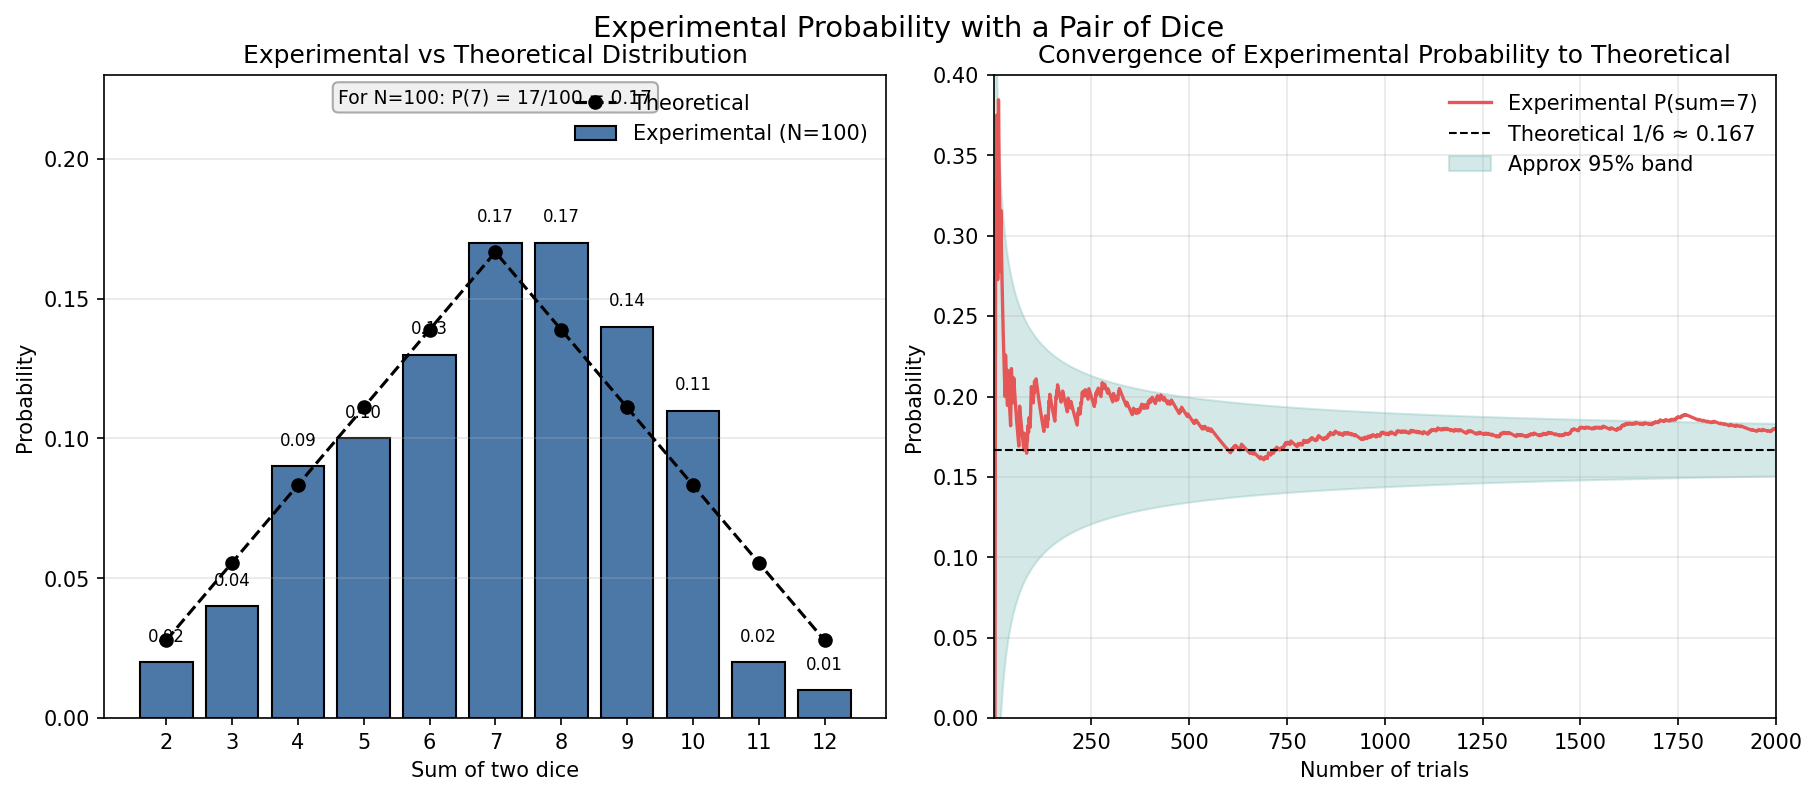

The Python source for this figure:
import numpy as np
import matplotlib.pyplot as plt

# Generate a figure illustrating experimental probability with two dice.
# Left: Experimental vs theoretical probabilities for sums (N=100 trials).
# Right: Convergence of experimental probability of sum=7 to theoretical 1/6 with increasing trials.

def simulate_sums(n, rng):
    rolls = rng.integers(1, 7, size=(n, 2))  # two fair dice
    return rolls.sum(axis=1)

def main():
    rng = np.random.default_rng(42)  # reproducible

    # Theoretical distribution for sums 2..12 from two fair dice
    sums = np.arange(2, 13)
    theo_counts = np.array([1, 2, 3, 4, 5, 6, 5, 4, 3, 2, 1], dtype=float)
    p_theory = theo_counts / 36.0

    # Part 1: A small experiment (N=100) to show experimental vs theoretical
    N_bar = 100
    s_bar = simulate_sums(N_bar, rng)
    counts_exp = np.bincount(s_bar, minlength=13)[2:13]
    p_exp = counts_exp / N_bar

    # Part 2: Convergence of experimental probability for sum=7
    N_run = 2000
    s_run = simulate_sums(N_run, rng)
    is_seven = (s_run == 7).astype(float)
    running_p = np.cumsum(is_seven) / np.arange(1, N_run + 1)

    # Approximate 95% confidence band around theoretical p using normal approx
    p = 1.0 / 6.0
    n_vals = np.arange(1, N_run + 1)
    se = np.sqrt(p * (1 - p) / n_vals)
    z = 1.96
    upper = np.clip(p + z * se, 0, 1)
    lower = np.clip(p - z * se, 0, 1)

    # Plot
    fig, axes = plt.subplots(1, 2, figsize=(12, 5), dpi=150, constrained_layout=True)
    ax0, ax1 = axes

    # Left subplot: bar chart vs theoretical
    ax0.bar(sums, p_exp, width=0.8, color="#4C78A8", edgecolor="black", label=f"Experimental (N={N_bar})")
    ax0.plot(sums, p_theory, color="black", marker="o", linestyle="--", label="Theoretical")

    # Annotate bar heights
    for x, y in zip(sums, p_exp):
        ax0.text(x, y + 0.006, f"{y:.2f}", ha="center", va="bottom", fontsize=8)

    # Highlight experimental P(sum=7)
    idx7 = 7 - 2
    count7 = int(counts_exp[idx7])
    p7 = p_exp[idx7]
    ax0.text(0.5, 0.98, f"For N={N_bar}: P(7) = {count7}/{N_bar} = {p7:.2f}",
             transform=ax0.transAxes, ha="center", va="top", fontsize=9,
             bbox=dict(boxstyle="round,pad=0.3", facecolor="#f0f0f0", edgecolor="#aaaaaa"))

    ax0.set_xticks(sums)
    ax0.set_xlabel("Sum of two dice")
    ax0.set_ylabel("Probability")
    ax0.set_title("Experimental vs Theoretical Distribution")
    ax0.set_ylim(0, max(0.2, p_exp.max() + 0.06))
    ax0.grid(axis='y', alpha=0.3)
    ax0.legend(frameon=False)

    # Right subplot: running experimental probability for sum=7
    ax1.plot(n_vals, running_p, color="#E45756", linewidth=1.6, label="Experimental P(sum=7)")
    ax1.axhline(p, color="black", linestyle="--", linewidth=1.0, label="Theoretical 1/6 ≈ 0.167")
    ax1.fill_between(n_vals, lower, upper, color="#72B7B2", alpha=0.3, label="Approx 95% band")

    ax1.set_xlabel("Number of trials")
    ax1.set_ylabel("Probability")
    ax1.set_title("Convergence of Experimental Probability to Theoretical")
    ax1.set_xlim(1, N_run)
    ax1.set_ylim(0, 0.4)
    ax1.grid(alpha=0.3)
    ax1.legend(frameon=False)

    fig.suptitle("Experimental Probability with a Pair of Dice", fontsize=14, y=1.03)

    out_path = "experimental_probability_dice.png"
    plt.savefig(out_path, bbox_inches="tight")
    print(f"Saved figure to {out_path}")

if __name__ == "__main__":
    main()
